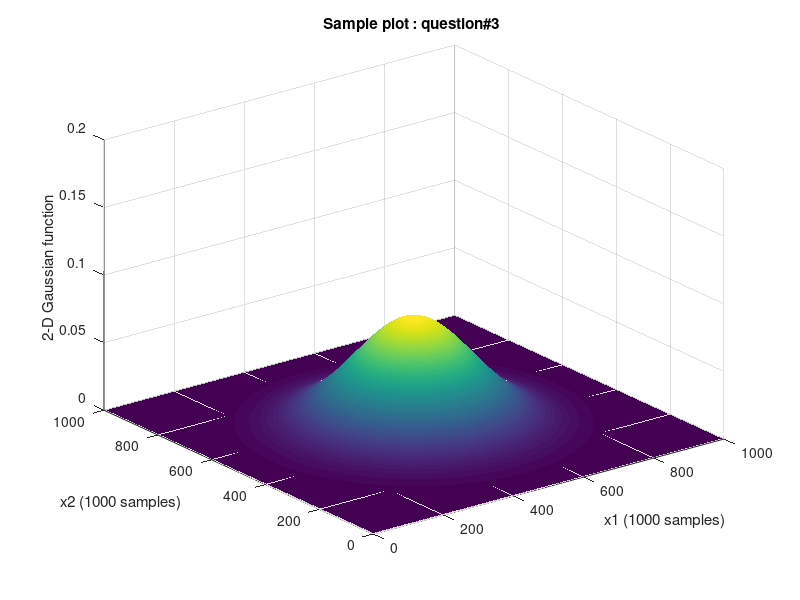
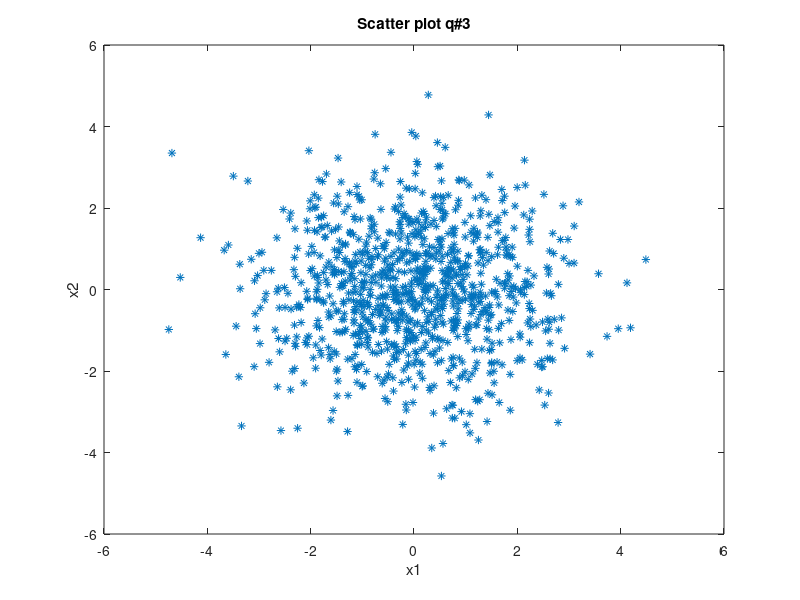

Write the MATLAB code that produced these figures, in order.
function [ ] = agautam1_q3 ( )
%AGAUTAM1_Q1 Summary of this function goes here
%   Detailed explanation goes here

% Defining the parameters i.e mean, co-variance and the meshgrid 
mean = [0 0];
covariance = [2 0; 0 2];
% 1000 samples point in both direction
x1 = -5:.01:5; 
x2 = -5:.01:5;

[X1,X2] = meshgrid(x1,x2);

% Multivariant Gaussian Function 
prob_func = mvnpdf([X1(:) X2(:)],mean,covariance);
% Reshaping to fit the axis grid i.e size(x1)*size(x2) in 2-Dimensions
prob_func = reshape(prob_func,length(x1),length(x2));

figure
% Surface of the prob_func which will plot the value along z axis
h = surf(prob_func);
% Make sure that the line grid is not there else it will be black
set(h,'LineStyle','none')
% setting the axis of the plot to fit as per the dimensions defined
axis([0 1000 0 1000 0 .2])

% labelling the axis
fprintf('Plotting the 2-D gaussian graph \n');
xlabel('x1 (1000 samples)'); 
ylabel('x2 (1000 samples)'); 
zlabel('2-D Gaussian function');
title('Sample plot : question#3 ');

scatter_plot = mvnrnd(mean,covariance,1000);

figure
fprintf('Scatter plot q#3');
plot(scatter_plot(:,1),scatter_plot(:,2),'*')
xlabel('x1');
ylabel('x2');
title('Scatter plot q#3');

end